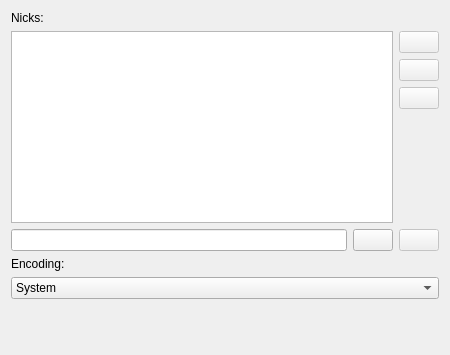
<?xml version="1.0" encoding="UTF-8"?>
<ui version="4.0">
 <class>EditNickForm</class>
 <widget class="QWidget" name="EditNickForm">
  <property name="geometry">
   <rect>
    <x>0</x>
    <y>0</y>
    <width>450</width>
    <height>355</height>
   </rect>
  </property>
  <property name="windowTitle">
   <string>Form</string>
  </property>
  <layout class="QGridLayout" name="gridLayout_2">
   <item row="0" column="0">
    <widget class="QLabel" name="label">
     <property name="text">
      <string>Nicks:</string>
     </property>
    </widget>
   </item>
   <item row="1" column="0">
    <layout class="QGridLayout" name="gridLayout">
     <item row="1" column="2">
      <widget class="QPushButton" name="moveNickUpButton">
       <property name="enabled">
        <bool>false</bool>
       </property>
       <property name="text">
        <string/>
       </property>
      </widget>
     </item>
     <item row="0" column="2">
      <widget class="QPushButton" name="removeNickButton">
       <property name="enabled">
        <bool>false</bool>
       </property>
       <property name="text">
        <string/>
       </property>
      </widget>
     </item>
     <item row="0" column="0" rowspan="4">
      <widget class="QListWidget" name="nicksWidget"/>
     </item>
     <item row="2" column="2">
      <widget class="QPushButton" name="moveNickDownButton">
       <property name="enabled">
        <bool>false</bool>
       </property>
       <property name="text">
        <string/>
       </property>
      </widget>
     </item>
    </layout>
   </item>
   <item row="2" column="0">
    <layout class="QHBoxLayout" name="horizontalLayout_2">
     <item>
      <widget class="QLineEdit" name="nickEdit"/>
     </item>
     <item>
      <widget class="QPushButton" name="addNickButton">
       <property name="text">
        <string/>
       </property>
      </widget>
     </item>
     <item>
      <widget class="QPushButton" name="updateNickButton">
       <property name="enabled">
        <bool>false</bool>
       </property>
       <property name="text">
        <string/>
       </property>
      </widget>
     </item>
    </layout>
   </item>
   <item row="5" column="0">
    <spacer name="verticalSpacer">
     <property name="orientation">
      <enum>Qt::Vertical</enum>
     </property>
     <property name="sizeHint" stdset="0">
      <size>
       <width>20</width>
       <height>40</height>
      </size>
     </property>
    </spacer>
   </item>
   <item row="4" column="0">
    <widget class="QComboBox" name="encodingBox">
     <property name="currentIndex">
      <number>0</number>
     </property>
     <item>
      <property name="text">
       <string>System</string>
      </property>
     </item>
     <item>
      <property name="text">
       <string>Apple Roman</string>
      </property>
     </item>
     <item>
      <property name="text">
       <string>Big5</string>
      </property>
     </item>
     <item>
      <property name="text">
       <string>Big5-HKSCS</string>
      </property>
     </item>
     <item>
      <property name="text">
       <string>EUC-JP</string>
      </property>
     </item>
     <item>
      <property name="text">
       <string>EUC-KR</string>
      </property>
     </item>
     <item>
      <property name="text">
       <string>GB18030-0</string>
      </property>
     </item>
     <item>
      <property name="text">
       <string>IBM 850</string>
      </property>
     </item>
     <item>
      <property name="text">
       <string>IBM 866</string>
      </property>
     </item>
     <item>
      <property name="text">
       <string>IBM 874</string>
      </property>
     </item>
     <item>
      <property name="text">
       <string>ISO 2022-JP</string>
      </property>
     </item>
     <item>
      <property name="text">
       <string>ISO 8859-1</string>
      </property>
     </item>
     <item>
      <property name="text">
       <string>ISO 8859-2</string>
      </property>
     </item>
     <item>
      <property name="text">
       <string>ISO 8859-3</string>
      </property>
     </item>
     <item>
      <property name="text">
       <string>ISO 8859-4</string>
      </property>
     </item>
     <item>
      <property name="text">
       <string>ISO 8859-5</string>
      </property>
     </item>
     <item>
      <property name="text">
       <string>ISO 8859-6</string>
      </property>
     </item>
     <item>
      <property name="text">
       <string>ISO 8859-7</string>
      </property>
     </item>
     <item>
      <property name="text">
       <string>ISO 8859-8</string>
      </property>
     </item>
     <item>
      <property name="text">
       <string>ISO 8859-9</string>
      </property>
     </item>
     <item>
      <property name="text">
       <string>ISO 8859-10</string>
      </property>
     </item>
     <item>
      <property name="text">
       <string>ISO 8859-13</string>
      </property>
     </item>
     <item>
      <property name="text">
       <string>ISO 8859-14</string>
      </property>
     </item>
     <item>
      <property name="text">
       <string>ISO 8859-15</string>
      </property>
     </item>
     <item>
      <property name="text">
       <string>ISO 8859-16</string>
      </property>
     </item>
     <item>
      <property name="text">
       <string>Iscii-Bng</string>
      </property>
     </item>
     <item>
      <property name="text">
       <string>Iscii-Dev</string>
      </property>
     </item>
     <item>
      <property name="text">
       <string>Iscii-Gjr</string>
      </property>
     </item>
     <item>
      <property name="text">
       <string>Iscii-Knd</string>
      </property>
     </item>
     <item>
      <property name="text">
       <string>Iscii-Mlm</string>
      </property>
     </item>
     <item>
      <property name="text">
       <string>Iscii-Ori</string>
      </property>
     </item>
     <item>
      <property name="text">
       <string>Iscii-Pnj</string>
      </property>
     </item>
     <item>
      <property name="text">
       <string>Iscii-Tlg</string>
      </property>
     </item>
     <item>
      <property name="text">
       <string>Iscii-Tml</string>
      </property>
     </item>
     <item>
      <property name="text">
       <string>JIS X 0201</string>
      </property>
     </item>
     <item>
      <property name="text">
       <string>JIS X 0208</string>
      </property>
     </item>
     <item>
      <property name="text">
       <string>KOI8-R</string>
      </property>
     </item>
     <item>
      <property name="text">
       <string>KOI8-U</string>
      </property>
     </item>
     <item>
      <property name="text">
       <string>MuleLao-1</string>
      </property>
     </item>
     <item>
      <property name="text">
       <string>ROMAN8</string>
      </property>
     </item>
     <item>
      <property name="text">
       <string>Shift-JIS</string>
      </property>
     </item>
     <item>
      <property name="text">
       <string>TIS-620</string>
      </property>
     </item>
     <item>
      <property name="text">
       <string>TSCII</string>
      </property>
     </item>
     <item>
      <property name="text">
       <string>UTF-8</string>
      </property>
     </item>
     <item>
      <property name="text">
       <string>UTF-16</string>
      </property>
     </item>
     <item>
      <property name="text">
       <string>UTF-16BE</string>
      </property>
     </item>
     <item>
      <property name="text">
       <string>UTF-16LE</string>
      </property>
     </item>
     <item>
      <property name="text">
       <string>Windows-1250</string>
      </property>
     </item>
     <item>
      <property name="text">
       <string>Windows-1251</string>
      </property>
     </item>
     <item>
      <property name="text">
       <string>Windows-1252</string>
      </property>
     </item>
     <item>
      <property name="text">
       <string>Windows-1253</string>
      </property>
     </item>
     <item>
      <property name="text">
       <string>Windows-1254</string>
      </property>
     </item>
     <item>
      <property name="text">
       <string>Windows-1255</string>
      </property>
     </item>
     <item>
      <property name="text">
       <string>Windows-1256</string>
      </property>
     </item>
     <item>
      <property name="text">
       <string>Windows-1257</string>
      </property>
     </item>
     <item>
      <property name="text">
       <string>Windows-1258</string>
      </property>
     </item>
     <item>
      <property name="text">
       <string>WINSAMI2</string>
      </property>
     </item>
    </widget>
   </item>
   <item row="3" column="0">
    <widget class="QLabel" name="label_2">
     <property name="text">
      <string>Encoding:</string>
     </property>
    </widget>
   </item>
  </layout>
 </widget>
 <tabstops>
  <tabstop>nickEdit</tabstop>
  <tabstop>addNickButton</tabstop>
  <tabstop>updateNickButton</tabstop>
  <tabstop>removeNickButton</tabstop>
  <tabstop>moveNickUpButton</tabstop>
  <tabstop>moveNickDownButton</tabstop>
  <tabstop>nicksWidget</tabstop>
 </tabstops>
 <resources/>
 <connections/>
</ui>
